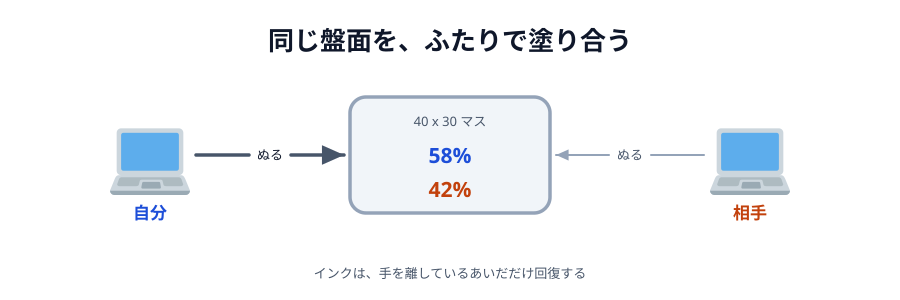

Recreate this plot in Python.
# 00-thumbnail.svg
# スキーマ: COUNTERFORCE（2 人が同じ盤面を押し合う）+ BALANCE（取った割合が釣り合う）

import sys

sys.path.insert(0, "/Users/seekseep/.claude/skills/genfig")
from genfig import Canvas, PALETTE

c = Canvas(900, 300)
c.text(450, 50, "同じ盤面を、ふたりで塗り合う", scale="xl")

blue = c.node(150, 155, "", emoji_cp="1f4bb")
c.text(150, 219, "自分", scale="md", fill=PALETTE["blue"]["text"])
orange = c.node(750, 155, "", emoji_cp="1f4bb")
c.text(750, 219, "相手", scale="md", fill=PALETTE["orange"]["text"])

# 盤面はラベル付きノードだと文字が中央で重なるので、枠だけ置いて中身は自分で並べる
board = c.sticky(350, 97, 200, 116, color="gray")
c.text(450, 126, "40 x 30 マス", scale="sm")
c.text(450, 163, "58%", scale="lg", fill=PALETTE["blue"]["text"])
c.text(450, 197, "42%", scale="lg", fill=PALETTE["orange"]["text"])

c.link(blue, board, label="ぬる", label_scale="sm")
c.link(orange, board, label="ぬる", label_scale="sm", primary=False)

c.text(450, 278, "インクは、手を離しているあいだだけ回復する", scale="sm")

c.save("00-thumbnail.svg")
